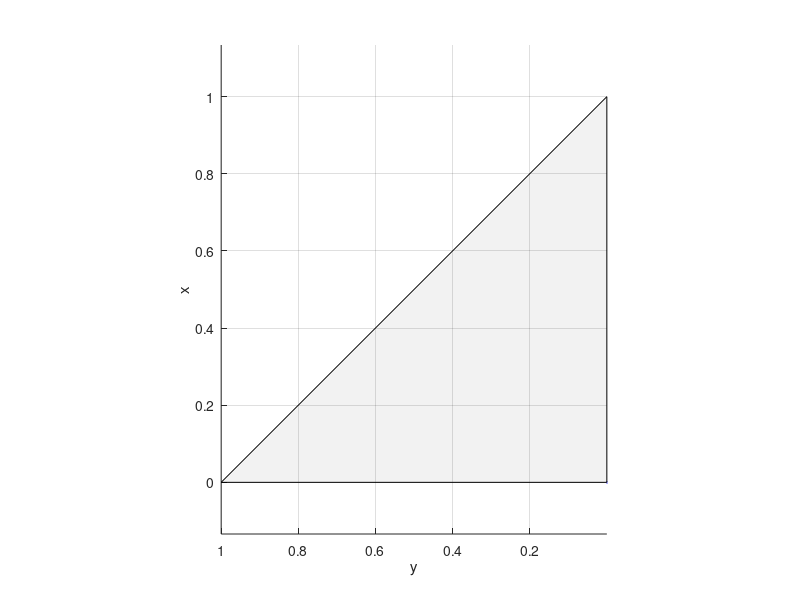

Write MATLAB code to recreate this figure. (Note: this script raises an error after producing the figure.)
tiempo = 60;
ts=0.1;
figure;
H1=scatter3(0,0,0,'Marker','.','MarkerFaceColor',[0.7 0.7 1],'MarkerEdgeColor',[0.7 0.7 1],'MarkerFaceAlpha',0.5);
hold;
H2=patch([0 0 1],[0 1 0],[0 0 0],'FaceAlpha',0.05);
view(-90,90);
xlabel('x');
ylabel('y');
axis equal;
for i=1:tiempo/ts
    x=hokuyo;
    data=plotHokuyo(double(x));
    set(H1,'XData',data(1,:),'YData',data(2,:),'ZData',data(3,:));
    set(H2,'XData',data(1,:),'YData',data(2,:),'ZData',data(3,:));
    drawnow;
    pause(ts);
end
